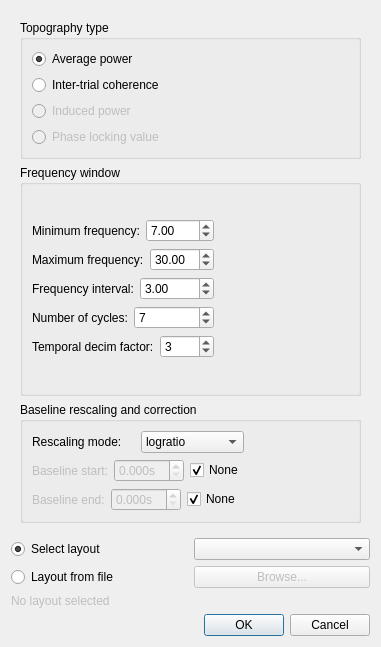
<?xml version="1.0" encoding="UTF-8"?>
<ui version="4.0">
 <class>DialogTFRTopology</class>
 <widget class="QDialog" name="DialogTFRTopology">
  <property name="geometry">
   <rect>
    <x>0</x>
    <y>0</y>
    <width>381</width>
    <height>647</height>
   </rect>
  </property>
  <property name="windowTitle">
   <string>Meggie - Show TFR topologies </string>
  </property>
  <layout class="QGridLayout" name="gridLayout_2">
   <item row="2" column="0">
    <layout class="QVBoxLayout" name="verticalLayout">
     <item>
      <widget class="QDialogButtonBox" name="buttonBox">
       <property name="orientation">
        <enum>Qt::Horizontal</enum>
       </property>
       <property name="standardButtons">
        <set>QDialogButtonBox::Cancel|QDialogButtonBox::Ok</set>
       </property>
      </widget>
     </item>
    </layout>
   </item>
   <item row="0" column="0">
    <widget class="QScrollArea" name="scrollArea">
     <property name="frameShape">
      <enum>QFrame::NoFrame</enum>
     </property>
     <property name="widgetResizable">
      <bool>true</bool>
     </property>
     <widget class="QWidget" name="scrollAreaWidgetContents">
      <property name="geometry">
       <rect>
        <x>0</x>
        <y>0</y>
        <width>363</width>
        <height>499</height>
       </rect>
      </property>
      <property name="minimumSize">
       <size>
        <width>197</width>
        <height>134</height>
       </size>
      </property>
      <layout class="QGridLayout" name="gridLayout_4">
       <item row="0" column="0">
        <widget class="QGroupBox" name="groupBoxTopogpraphyType">
         <property name="sizePolicy">
          <sizepolicy hsizetype="Preferred" vsizetype="Preferred">
           <horstretch>0</horstretch>
           <verstretch>1</verstretch>
          </sizepolicy>
         </property>
         <property name="title">
          <string>Topography type</string>
         </property>
         <layout class="QGridLayout" name="gridLayout">
          <item row="2" column="0">
           <widget class="QRadioButton" name="radioButtonInduced">
            <property name="enabled">
             <bool>false</bool>
            </property>
            <property name="text">
             <string>Induced power</string>
            </property>
            <property name="checked">
             <bool>false</bool>
            </property>
           </widget>
          </item>
          <item row="3" column="0">
           <widget class="QRadioButton" name="radioButtonPhase">
            <property name="enabled">
             <bool>false</bool>
            </property>
            <property name="text">
             <string>Phase locking value</string>
            </property>
           </widget>
          </item>
          <item row="0" column="0">
           <widget class="QRadioButton" name="radioButtonAverage">
            <property name="text">
             <string>Average power</string>
            </property>
            <property name="checked">
             <bool>true</bool>
            </property>
           </widget>
          </item>
          <item row="1" column="0">
           <widget class="QRadioButton" name="radioButtonITC">
            <property name="text">
             <string>Inter-trial coherence</string>
            </property>
           </widget>
          </item>
          <item row="1" column="1">
           <spacer name="horizontalSpacer_2">
            <property name="orientation">
             <enum>Qt::Horizontal</enum>
            </property>
            <property name="sizeHint" stdset="0">
             <size>
              <width>40</width>
              <height>20</height>
             </size>
            </property>
           </spacer>
          </item>
         </layout>
        </widget>
       </item>
       <item row="1" column="0">
        <widget class="QGroupBox" name="groupBoxFrequencies">
         <property name="sizePolicy">
          <sizepolicy hsizetype="Preferred" vsizetype="Preferred">
           <horstretch>0</horstretch>
           <verstretch>2</verstretch>
          </sizepolicy>
         </property>
         <property name="title">
          <string>Frequency window</string>
         </property>
         <layout class="QGridLayout" name="gridLayout_5">
          <item row="0" column="1">
           <layout class="QVBoxLayout" name="verticalLayout_6">
            <item>
             <layout class="QHBoxLayout" name="horizontalLayout_13">
              <item>
               <widget class="QLabel" name="labelMinFreq">
                <property name="text">
                 <string>Minimum frequency:</string>
                </property>
               </widget>
              </item>
              <item>
               <widget class="QDoubleSpinBox" name="doubleSpinBoxMinFreq">
                <property name="minimum">
                 <double>0.100000000000000</double>
                </property>
                <property name="maximum">
                 <double>200.000000000000000</double>
                </property>
                <property name="value">
                 <double>7.000000000000000</double>
                </property>
               </widget>
              </item>
             </layout>
            </item>
            <item>
             <layout class="QHBoxLayout" name="horizontalLayout_12">
              <item>
               <widget class="QLabel" name="labelMaxFreq">
                <property name="text">
                 <string>Maximum frequency:</string>
                </property>
               </widget>
              </item>
              <item>
               <widget class="QDoubleSpinBox" name="doubleSpinBoxMaxFreq">
                <property name="minimum">
                 <double>7.000000000000000</double>
                </property>
                <property name="maximum">
                 <double>600.000000000000000</double>
                </property>
                <property name="value">
                 <double>30.000000000000000</double>
                </property>
               </widget>
              </item>
             </layout>
            </item>
            <item>
             <layout class="QHBoxLayout" name="horizontalLayout">
              <item>
               <widget class="QLabel" name="labelFrequencyInterval">
                <property name="text">
                 <string>Frequency interval:</string>
                </property>
               </widget>
              </item>
              <item>
               <widget class="QDoubleSpinBox" name="doubleSpinBoxFreqInterval">
                <property name="minimum">
                 <double>0.100000000000000</double>
                </property>
                <property name="maximum">
                 <double>99.989999999999995</double>
                </property>
                <property name="value">
                 <double>3.000000000000000</double>
                </property>
               </widget>
              </item>
             </layout>
            </item>
            <item>
             <layout class="QHBoxLayout" name="horizontalLayout_2">
              <item>
               <widget class="QLabel" name="labelNcycles">
                <property name="text">
                 <string>Number of cycles:</string>
                </property>
               </widget>
              </item>
              <item>
               <widget class="QSpinBox" name="spinBoxNcycles">
                <property name="minimum">
                 <number>1</number>
                </property>
                <property name="value">
                 <number>7</number>
                </property>
               </widget>
              </item>
             </layout>
            </item>
            <item>
             <layout class="QHBoxLayout" name="horizontalLayout_8">
              <item>
               <widget class="QLabel" name="label_2">
                <property name="text">
                 <string>Temporal decim factor:</string>
                </property>
               </widget>
              </item>
              <item>
               <widget class="QSpinBox" name="spinBoxDecim">
                <property name="value">
                 <number>3</number>
                </property>
               </widget>
              </item>
             </layout>
            </item>
           </layout>
          </item>
          <item row="0" column="2">
           <spacer name="horizontalSpacer_3">
            <property name="orientation">
             <enum>Qt::Horizontal</enum>
            </property>
            <property name="sizeHint" stdset="0">
             <size>
              <width>40</width>
              <height>20</height>
             </size>
            </property>
           </spacer>
          </item>
         </layout>
        </widget>
       </item>
       <item row="2" column="0">
        <widget class="QGroupBox" name="groupBoxBaseline">
         <property name="sizePolicy">
          <sizepolicy hsizetype="Preferred" vsizetype="Preferred">
           <horstretch>0</horstretch>
           <verstretch>1</verstretch>
          </sizepolicy>
         </property>
         <property name="title">
          <string>Baseline rescaling and correction</string>
         </property>
         <layout class="QGridLayout" name="gridLayout_3">
          <item row="0" column="0">
           <layout class="QHBoxLayout" name="horizontalLayout_7">
            <item>
             <widget class="QLabel" name="labelRescaling">
              <property name="text">
               <string>Rescaling mode:</string>
              </property>
             </widget>
            </item>
            <item>
             <widget class="QComboBox" name="comboBoxMode">
              <property name="currentIndex">
               <number>1</number>
              </property>
              <item>
               <property name="text">
                <string>ratio</string>
               </property>
              </item>
              <item>
               <property name="text">
                <string>logratio</string>
               </property>
              </item>
              <item>
               <property name="text">
                <string>mean</string>
               </property>
              </item>
              <item>
               <property name="text">
                <string>zscore</string>
               </property>
              </item>
              <item>
               <property name="text">
                <string>percent</string>
               </property>
              </item>
             </widget>
            </item>
           </layout>
          </item>
          <item row="1" column="0">
           <layout class="QHBoxLayout" name="horizontalLayout_6">
            <item>
             <layout class="QHBoxLayout" name="horizontalLayout_3">
              <item>
               <widget class="QLabel" name="labelBaselineStart">
                <property name="enabled">
                 <bool>false</bool>
                </property>
                <property name="text">
                 <string>Baseline start:</string>
                </property>
               </widget>
              </item>
              <item>
               <widget class="QDoubleSpinBox" name="doubleSpinBoxBaselineStart">
                <property name="enabled">
                 <bool>false</bool>
                </property>
                <property name="suffix">
                 <string>s</string>
                </property>
                <property name="decimals">
                 <number>3</number>
                </property>
               </widget>
              </item>
              <item>
               <widget class="QCheckBox" name="checkBoxBaselineStartNone">
                <property name="text">
                 <string>None</string>
                </property>
                <property name="checked">
                 <bool>true</bool>
                </property>
               </widget>
              </item>
             </layout>
            </item>
           </layout>
          </item>
          <item row="2" column="0">
           <layout class="QHBoxLayout" name="horizontalLayout_5">
            <item>
             <layout class="QHBoxLayout" name="horizontalLayout_4">
              <item>
               <widget class="QLabel" name="labelBaselineEnd">
                <property name="enabled">
                 <bool>false</bool>
                </property>
                <property name="text">
                 <string>Baseline end:</string>
                </property>
               </widget>
              </item>
              <item>
               <widget class="QDoubleSpinBox" name="doubleSpinBoxBaselineEnd">
                <property name="enabled">
                 <bool>false</bool>
                </property>
                <property name="suffix">
                 <string>s</string>
                </property>
                <property name="decimals">
                 <number>3</number>
                </property>
               </widget>
              </item>
              <item>
               <widget class="QCheckBox" name="checkBoxBaselineEndNone">
                <property name="text">
                 <string>None</string>
                </property>
                <property name="checked">
                 <bool>true</bool>
                </property>
               </widget>
              </item>
             </layout>
            </item>
           </layout>
          </item>
          <item row="1" column="1">
           <spacer name="horizontalSpacer">
            <property name="orientation">
             <enum>Qt::Horizontal</enum>
            </property>
            <property name="sizeHint" stdset="0">
             <size>
              <width>40</width>
              <height>20</height>
             </size>
            </property>
           </spacer>
          </item>
         </layout>
        </widget>
       </item>
      </layout>
     </widget>
    </widget>
   </item>
   <item row="1" column="0">
    <layout class="QVBoxLayout" name="verticalLayout_27">
     <item>
      <layout class="QHBoxLayout" name="horizontalLayout_35">
       <item>
        <widget class="QRadioButton" name="radioButtonSelectLayout">
         <property name="text">
          <string>Select layout</string>
         </property>
         <property name="checked">
          <bool>true</bool>
         </property>
         <attribute name="buttonGroup">
          <string>buttonGroup</string>
         </attribute>
        </widget>
       </item>
       <item>
        <widget class="QComboBox" name="comboBoxLayout"/>
       </item>
      </layout>
     </item>
     <item>
      <layout class="QHBoxLayout" name="horizontalLayout_36">
       <item>
        <widget class="QRadioButton" name="radioButtonLayoutFromFile">
         <property name="text">
          <string>Layout from file</string>
         </property>
         <attribute name="buttonGroup">
          <string>buttonGroup</string>
         </attribute>
        </widget>
       </item>
       <item>
        <widget class="QPushButton" name="pushButtonBrowseLayout">
         <property name="enabled">
          <bool>false</bool>
         </property>
         <property name="text">
          <string>Browse...</string>
         </property>
        </widget>
       </item>
      </layout>
     </item>
     <item>
      <widget class="QLabel" name="labelLayout">
       <property name="enabled">
        <bool>false</bool>
       </property>
       <property name="text">
        <string>No layout selected</string>
       </property>
      </widget>
     </item>
    </layout>
   </item>
  </layout>
 </widget>
 <tabstops>
  <tabstop>scrollArea</tabstop>
  <tabstop>radioButtonAverage</tabstop>
  <tabstop>radioButtonITC</tabstop>
  <tabstop>radioButtonInduced</tabstop>
  <tabstop>radioButtonPhase</tabstop>
  <tabstop>doubleSpinBoxMinFreq</tabstop>
  <tabstop>doubleSpinBoxMaxFreq</tabstop>
  <tabstop>doubleSpinBoxFreqInterval</tabstop>
  <tabstop>spinBoxNcycles</tabstop>
  <tabstop>spinBoxDecim</tabstop>
  <tabstop>comboBoxMode</tabstop>
  <tabstop>doubleSpinBoxBaselineStart</tabstop>
  <tabstop>checkBoxBaselineStartNone</tabstop>
  <tabstop>doubleSpinBoxBaselineEnd</tabstop>
  <tabstop>checkBoxBaselineEndNone</tabstop>
  <tabstop>radioButtonSelectLayout</tabstop>
  <tabstop>comboBoxLayout</tabstop>
  <tabstop>radioButtonLayoutFromFile</tabstop>
  <tabstop>pushButtonBrowseLayout</tabstop>
  <tabstop>buttonBox</tabstop>
 </tabstops>
 <resources/>
 <connections>
  <connection>
   <sender>buttonBox</sender>
   <signal>accepted()</signal>
   <receiver>DialogTFRTopology</receiver>
   <slot>accept()</slot>
   <hints>
    <hint type="sourcelabel">
     <x>278</x>
     <y>636</y>
    </hint>
    <hint type="destinationlabel">
     <x>157</x>
     <y>274</y>
    </hint>
   </hints>
  </connection>
  <connection>
   <sender>buttonBox</sender>
   <signal>rejected()</signal>
   <receiver>DialogTFRTopology</receiver>
   <slot>reject()</slot>
   <hints>
    <hint type="sourcelabel">
     <x>302</x>
     <y>636</y>
    </hint>
    <hint type="destinationlabel">
     <x>286</x>
     <y>274</y>
    </hint>
   </hints>
  </connection>
  <connection>
   <sender>checkBoxBaselineStartNone</sender>
   <signal>toggled(bool)</signal>
   <receiver>labelBaselineStart</receiver>
   <slot>setDisabled(bool)</slot>
   <hints>
    <hint type="sourcelabel">
     <x>289</x>
     <y>445</y>
    </hint>
    <hint type="destinationlabel">
     <x>136</x>
     <y>448</y>
    </hint>
   </hints>
  </connection>
  <connection>
   <sender>checkBoxBaselineStartNone</sender>
   <signal>toggled(bool)</signal>
   <receiver>doubleSpinBoxBaselineStart</receiver>
   <slot>setDisabled(bool)</slot>
   <hints>
    <hint type="sourcelabel">
     <x>289</x>
     <y>445</y>
    </hint>
    <hint type="destinationlabel">
     <x>220</x>
     <y>448</y>
    </hint>
   </hints>
  </connection>
  <connection>
   <sender>checkBoxBaselineEndNone</sender>
   <signal>toggled(bool)</signal>
   <receiver>doubleSpinBoxBaselineEnd</receiver>
   <slot>setDisabled(bool)</slot>
   <hints>
    <hint type="sourcelabel">
     <x>289</x>
     <y>482</y>
    </hint>
    <hint type="destinationlabel">
     <x>211</x>
     <y>485</y>
    </hint>
   </hints>
  </connection>
  <connection>
   <sender>checkBoxBaselineEndNone</sender>
   <signal>toggled(bool)</signal>
   <receiver>labelBaselineEnd</receiver>
   <slot>setDisabled(bool)</slot>
   <hints>
    <hint type="sourcelabel">
     <x>289</x>
     <y>482</y>
    </hint>
    <hint type="destinationlabel">
     <x>99</x>
     <y>485</y>
    </hint>
   </hints>
  </connection>
  <connection>
   <sender>radioButtonSelectLayout</sender>
   <signal>toggled(bool)</signal>
   <receiver>comboBoxLayout</receiver>
   <slot>setEnabled(bool)</slot>
   <hints>
    <hint type="sourcelabel">
     <x>79</x>
     <y>533</y>
    </hint>
    <hint type="destinationlabel">
     <x>219</x>
     <y>529</y>
    </hint>
   </hints>
  </connection>
  <connection>
   <sender>radioButtonLayoutFromFile</sender>
   <signal>toggled(bool)</signal>
   <receiver>pushButtonBrowseLayout</receiver>
   <slot>setEnabled(bool)</slot>
   <hints>
    <hint type="sourcelabel">
     <x>88</x>
     <y>569</y>
    </hint>
    <hint type="destinationlabel">
     <x>267</x>
     <y>568</y>
    </hint>
   </hints>
  </connection>
  <connection>
   <sender>radioButtonLayoutFromFile</sender>
   <signal>toggled(bool)</signal>
   <receiver>labelLayout</receiver>
   <slot>setEnabled(bool)</slot>
   <hints>
    <hint type="sourcelabel">
     <x>66</x>
     <y>570</y>
    </hint>
    <hint type="destinationlabel">
     <x>71</x>
     <y>587</y>
    </hint>
   </hints>
  </connection>
 </connections>
 <buttongroups>
  <buttongroup name="buttonGroup"/>
 </buttongroups>
</ui>
